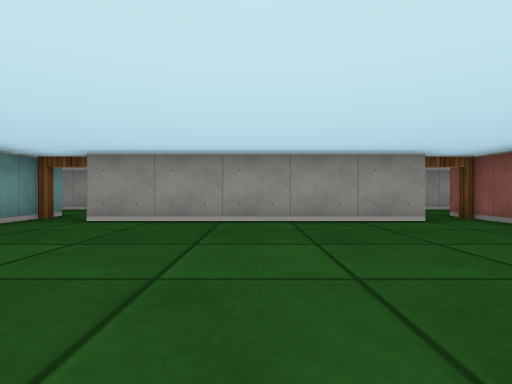
View 1 (above)

24 first-person views from a walk through a cub3D level. The camera is about half as high as the walls, looks level and sees 80° across. The floor is counted in squares. Each view is taken from the middle of a square. On the plan, view 1 faces up. The plan holds only what a view shows up to about 9 squares ahead; the rest is blank.

View 2
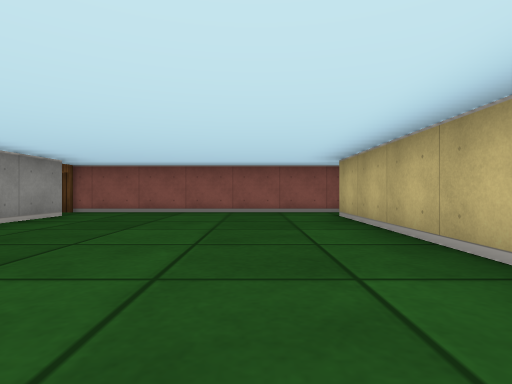

View 3
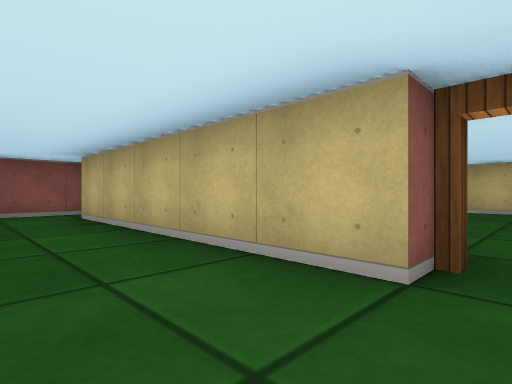

View 4
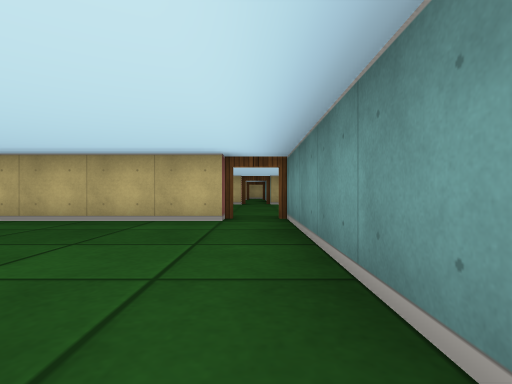

View 5
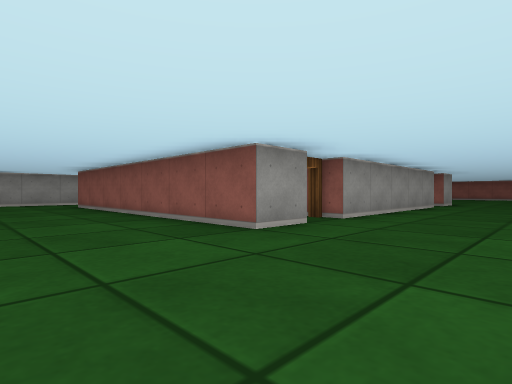

View 6
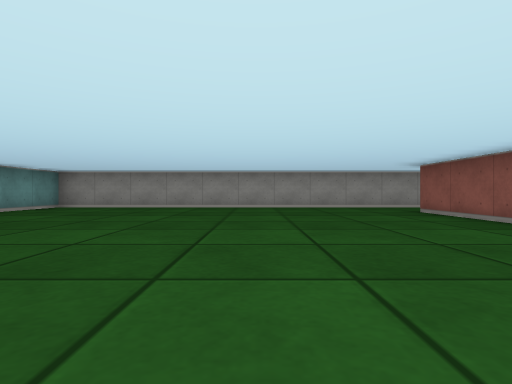

View 7
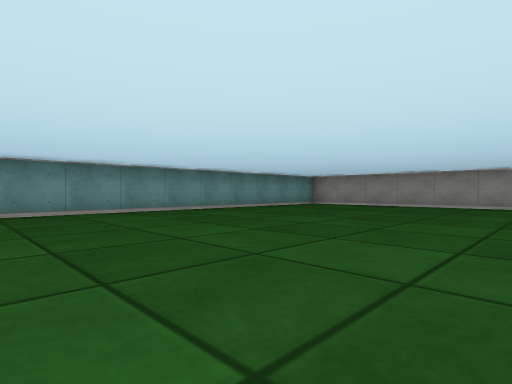

View 8
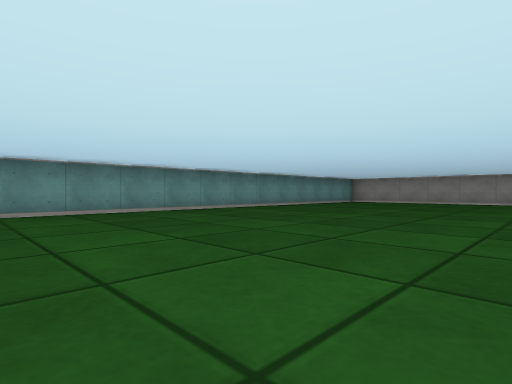

View 9
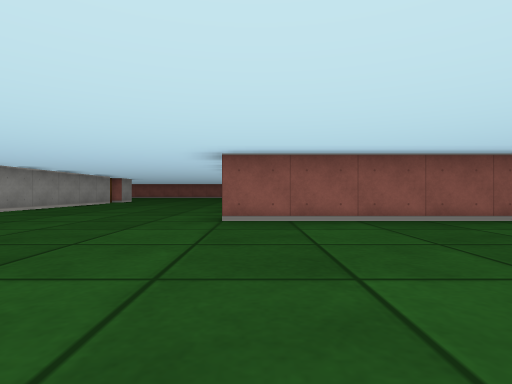

View 10
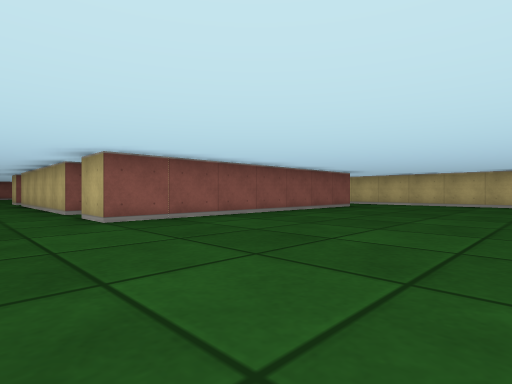

View 11
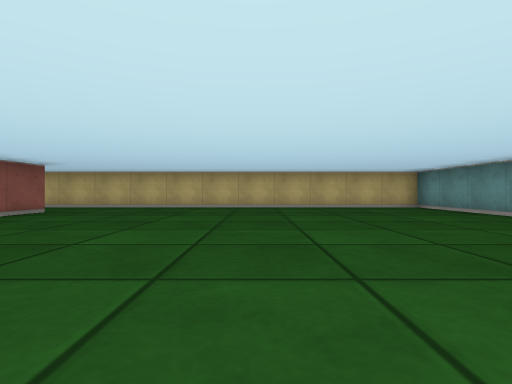

View 12
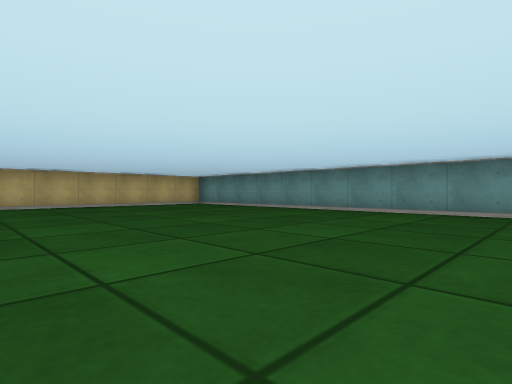

View 13
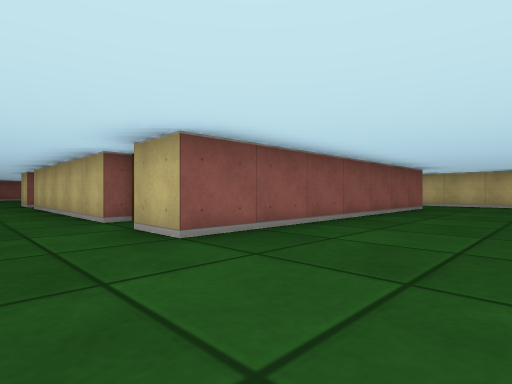

View 14
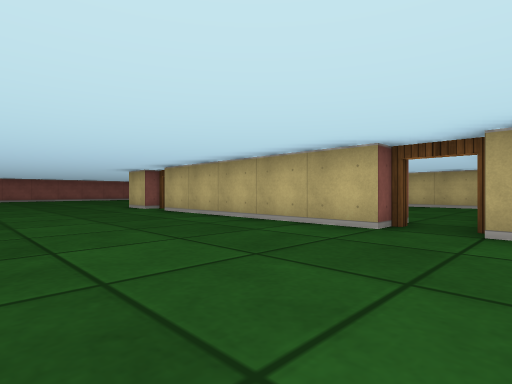

View 15
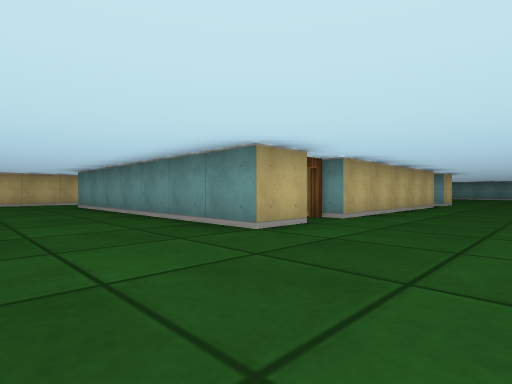

View 16
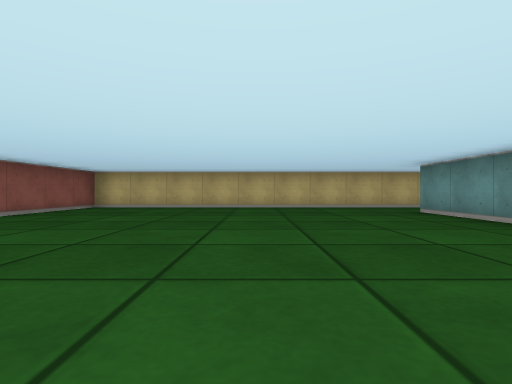

View 17
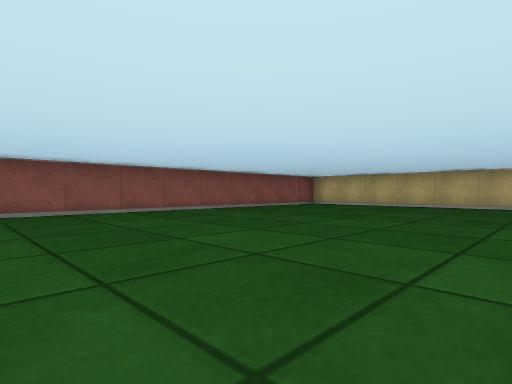

View 18
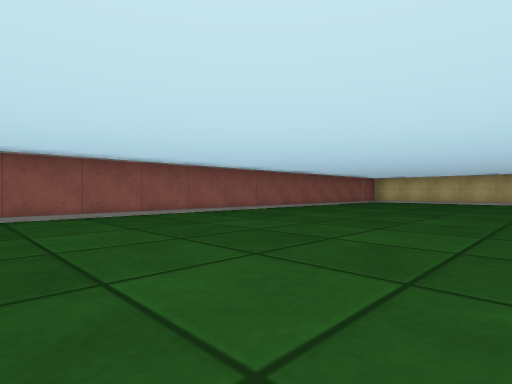

View 19
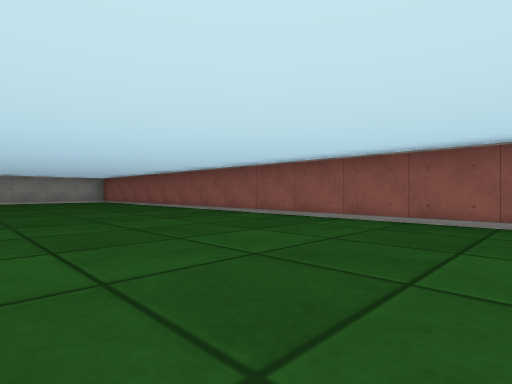

View 20
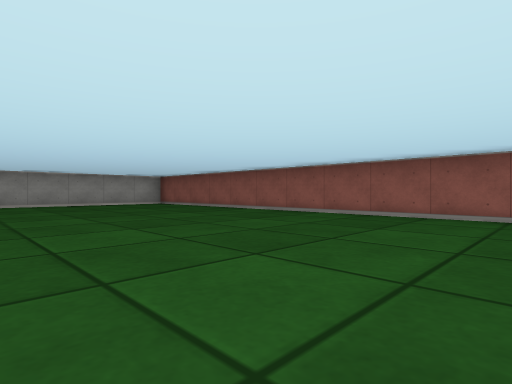

View 21
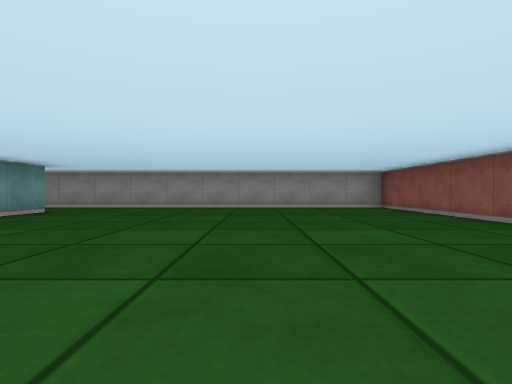

View 22
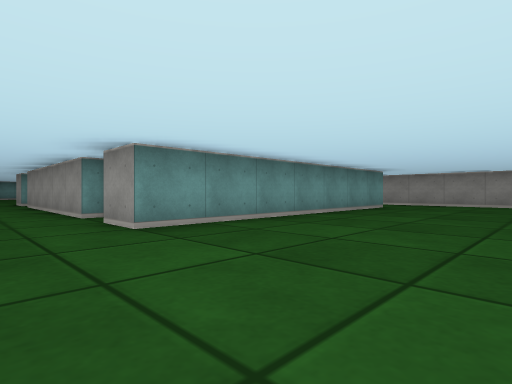

View 23
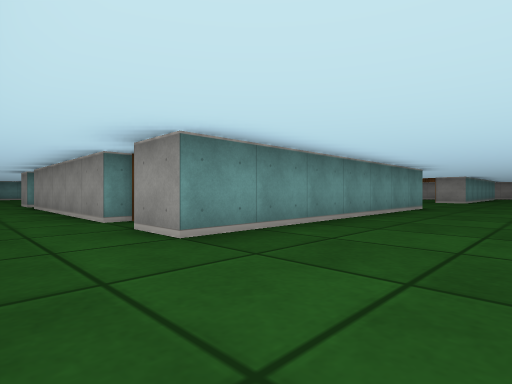

View 24
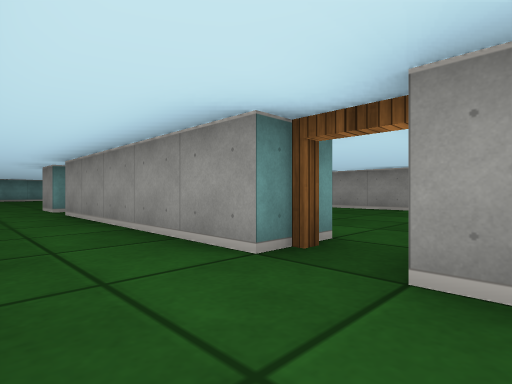

### Floor plan
Points are (right, up) in squares from view 1. A wall is a line through its corners. A room is listed if a view was taken in it or the views show most of it. See-through windows are left out.
Room 1 (views 1, 2, 3, 4)
walls: (-2.5, -0.5) (2.5, -0.5); (2.6, 4.5) (-2.5, 4.5); (3.5, -0.9) (3.5, 5.5); (-3.5, 5.5) (-3.5, -1.1)
ways out: open door at (-3, -1) to room 2; open door at (-3, 5) to room 2; open door at (3, -1) to room 2; open door at (3, 5) to room 2
Room 2 (views 5, 6, 7, 8, 9, 10, 11, 12, 13, 14, 15, 16, 17, 18, 19, 20, 21, 22, 23, 24)
walls: (-2.5, -6.5) (2.5, -6.5); (-3.5, -1.5) (-4.5, -1.5) (-4.5, 5.5); (2.5, -1.5) (-2.5, -1.5); (3.5, -6.5) (4.5, -6.5) (4.5, -13.5) (3.5, -13.5); (-3.4, -13.5) (-4.5, -13.5) (-4.5, -6.5) (-3.5, -6.5); (2.5, -13.5) (-2.5, -13.5); (4.5, 5.5) (4.5, -1.5) (3.5, -1.5); (-3.4, 7.5) (-13.5, 7.5) (-13.5, -4.5); (3.4, -15.5) (12.5, -15.5) (12.5, 7.5) (3.1, 7.5); (-13.5, -6.5) (-13.5, -15.5) (-3.1, -15.5)
ways out: open door at (-3, -1) to room 1; open door at (-3, 5) to room 1; open door at (3, -1) to room 1; open door at (3, 5) to room 1; open door at (-3, -13) to room 3; open door at (-3, -7) to room 3; open door at (3, -13) to room 3; open door at (3, -7) to room 3
Room 3 (no view inside)
walls: (1.5, -7.5) (-0.5, -7.5); (-2.5, -12.5) (-0.8, -12.5)
ways out: open door at (-3, -13) to room 2; open door at (-3, -7) to room 2; open door at (3, -13) to room 2; open door at (3, -7) to room 2

Positions as (right, up) in squares from view 1, and headings:
1: (0, 0), facing up
2: (-3, 1), facing right
3: (-3, 1), facing down-right
4: (-3, 4), facing down
5: (-7, -4), facing up-right
6: (-8, -1), facing up
7: (-7, -2), facing up-left
8: (-7, -5), facing up-left
9: (-9, -7), facing right
10: (-9, -5), facing down-right
11: (-9, -7), facing down
12: (-7, -6), facing down-left
13: (-7, -5), facing down-right
14: (-4, -3), facing down-right
15: (7, -4), facing down-left
16: (8, -7), facing down
17: (6, -6), facing down-right
18: (7, -3), facing down-right
19: (8, -6), facing up-right
20: (7, -3), facing up-right
21: (9, -1), facing up
22: (8, -3), facing up-left
23: (7, -15), facing up-left
24: (4, -15), facing up-left
